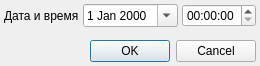
<?xml version="1.0" encoding="UTF-8"?>
<ui version="4.0">
 <class>DateTimeNextEventDialog</class>
 <widget class="QDialog" name="DateTimeNextEventDialog">
  <property name="geometry">
   <rect>
    <x>0</x>
    <y>0</y>
    <width>246</width>
    <height>66</height>
   </rect>
  </property>
  <property name="windowTitle">
   <string>Время выполнения</string>
  </property>
  <layout class="QGridLayout" name="gridLayout">
   <property name="margin">
    <number>4</number>
   </property>
   <property name="spacing">
    <number>4</number>
   </property>
   <item row="0" column="2" colspan="2">
    <widget class="QTimeEdit" name="edtExecTimeNew">
     <property name="sizePolicy">
      <sizepolicy hsizetype="Maximum" vsizetype="Fixed">
       <horstretch>0</horstretch>
       <verstretch>0</verstretch>
      </sizepolicy>
     </property>
    </widget>
   </item>
   <item row="0" column="1">
    <widget class="CDateEdit" name="edtExecDateNew">
     <property name="sizePolicy">
      <sizepolicy hsizetype="Maximum" vsizetype="Fixed">
       <horstretch>0</horstretch>
       <verstretch>0</verstretch>
      </sizepolicy>
     </property>
     <property name="calendarPopup">
      <bool>true</bool>
     </property>
    </widget>
   </item>
   <item row="0" column="0">
    <widget class="QLabel" name="lblExecTimeNew">
     <property name="text">
      <string>Дата и время</string>
     </property>
    </widget>
   </item>
   <item row="1" column="0">
    <spacer name="verticalSpacer">
     <property name="orientation">
      <enum>Qt::Vertical</enum>
     </property>
     <property name="sizeHint" stdset="0">
      <size>
       <width>20</width>
       <height>40</height>
      </size>
     </property>
    </spacer>
   </item>
   <item row="2" column="0" colspan="4">
    <widget class="QDialogButtonBox" name="buttonBox">
     <property name="orientation">
      <enum>Qt::Horizontal</enum>
     </property>
     <property name="standardButtons">
      <set>QDialogButtonBox::Cancel|QDialogButtonBox::Ok</set>
     </property>
    </widget>
   </item>
  </layout>
 </widget>
 <customwidgets>
  <customwidget>
   <class>CDateEdit</class>
   <extends>QDateEdit</extends>
   <header>library/DateEdit.h</header>
  </customwidget>
 </customwidgets>
 <tabstops>
  <tabstop>edtExecDateNew</tabstop>
  <tabstop>edtExecTimeNew</tabstop>
  <tabstop>buttonBox</tabstop>
 </tabstops>
 <resources/>
 <connections>
  <connection>
   <sender>buttonBox</sender>
   <signal>accepted()</signal>
   <receiver>DateTimeNextEventDialog</receiver>
   <slot>accept()</slot>
   <hints>
    <hint type="sourcelabel">
     <x>248</x>
     <y>254</y>
    </hint>
    <hint type="destinationlabel">
     <x>157</x>
     <y>274</y>
    </hint>
   </hints>
  </connection>
  <connection>
   <sender>buttonBox</sender>
   <signal>rejected()</signal>
   <receiver>DateTimeNextEventDialog</receiver>
   <slot>reject()</slot>
   <hints>
    <hint type="sourcelabel">
     <x>316</x>
     <y>260</y>
    </hint>
    <hint type="destinationlabel">
     <x>286</x>
     <y>274</y>
    </hint>
   </hints>
  </connection>
 </connections>
</ui>
